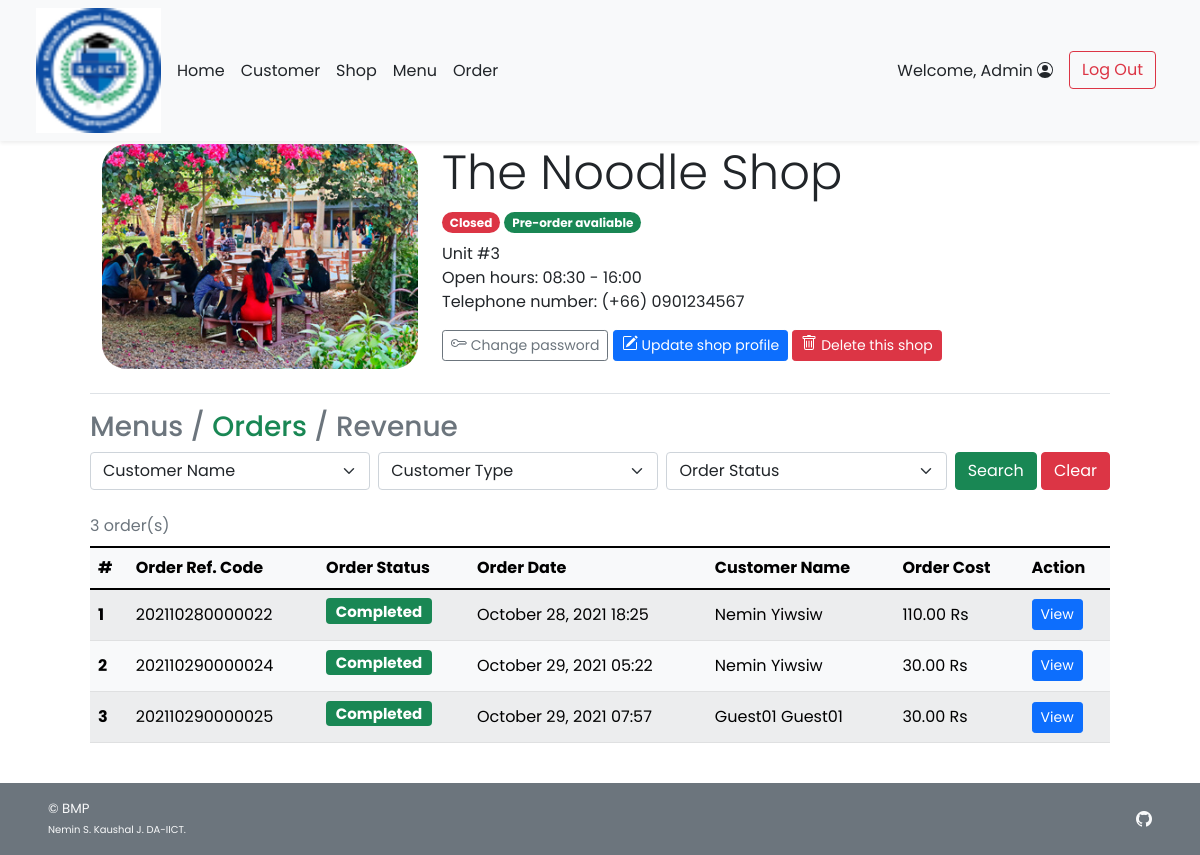
The page /admin/admin_shop_order.php?s_id=3 (signed in) on the database its author committed.
### tables this page shows
CREATE TABLE `shop` (
  `s_id` int(11) NOT NULL,
  `s_username` varchar(45) NOT NULL,
  `s_pwd` varchar(45) NOT NULL,
  `s_name` varchar(100) NOT NULL,
  `s_location` varchar(100) NOT NULL,
  `s_openhour` time NOT NULL,
  `s_closehour` time NOT NULL,
  `s_status` tinyint(4) NOT NULL DEFAULT 1 COMMENT 'Shop ready for taking an order or not (True for open, False for close)',
  `s_preorderStatus` tinyint(4) NOT NULL DEFAULT 1 COMMENT 'Shop is ready for tomorrow pre-order or not',
  `s_email` varchar(100) NOT NULL,
  `s_phoneno` varchar(45) NOT NULL,
  `s_pic` text DEFAULT NULL
);

CREATE TABLE `order_header` (
  `orh_id` int(11) NOT NULL,
  `orh_refcode` varchar(15) DEFAULT NULL,
  `c_id` int(11) NOT NULL,
  `s_id` int(11) NOT NULL,
  `p_id` int(11) NOT NULL,
  `orh_ordertime` timestamp NOT NULL DEFAULT current_timestamp(),
  `orh_pickuptime` datetime NOT NULL,
  `orh_orderstatus` varchar(10) NOT NULL,
  `orh_finishedtime` datetime DEFAULT NULL
);

CREATE TABLE `customer` (
  `c_id` int(11) NOT NULL,
  `c_username` varchar(45) NOT NULL,
  `c_pwd` varchar(45) NOT NULL,
  `c_firstname` varchar(45) NOT NULL,
  `c_lastname` varchar(45) NOT NULL,
  `c_email` varchar(100) NOT NULL,
  `c_gender` varchar(1) NOT NULL COMMENT 'M for Male, F for Female',
  `c_type` varchar(3) NOT NULL COMMENT 'Type of customer in this canteen (STD for student, INS for instructor, STF for staff, GUE for guest, ADM for admin, OTH for other)'
);

CREATE TABLE `payment` (
  `p_id` int(11) NOT NULL,
  `c_id` int(11) NOT NULL,
  `p_type` varchar(45) NOT NULL,
  `p_amount` decimal(7,2) NOT NULL,
  `p_detail` text DEFAULT NULL
);

### admin/admin_shop_order.php (the view, shortened to what this page needs)
<!DOCTYPE html>
<html lang="en">
<head>
    <?php
        include("../conn_db.php");
        include('../head.php');
    ?>
    <link href="../css/main.css" rel="stylesheet">
    <link href="../css/menu.css" rel="stylesheet">
</head>
<body class="d-flex flex-column h-100">
    <?php include('nav_header_admin.php')?>
    <?php
        $s_id = $_GET["s_id"];
        $query = "SELECT s_name,s_location,s_openhour,s_closehour,s_status,s_preorderstatus,s_phoneno,s_pic
        FROM shop WHERE s_id = {$s_id} LIMIT 0,1";
        $result = $mysqli -> query($query);
        $shop_row = $result -> fetch_array();
    ?>
    <div class="container px-5 py-4" id="shop-body">
        <a class="nav nav-item text-decoration-none text-muted mb-2" href="#" onclick="history.back();">
        </a>
        <div class="container row row-cols-6 row-cols-md-12 g-5 pt-4 mb-4" id="shop-header">
            <div class="rounded-25 col-6 col-md-4" id="shop-img" style="
                    background: url(
                        <?php
                            if(is_null($shop_row["s_pic"])){echo "'../img/default.png'";}
                            else{echo "'../img/{$shop_row['s_pic']}'";}
                        ?>
                    ) center; height: 225px;
                    background-size: cover; background-repeat: no-repeat;
                    background-position: center;">
            </div>
            <div class="col-6 col-md-8">
                <h1 class="display-5 strong"><?php echo $shop_row["s_name"];?></h1>
                <ul class="list-unstyled">
                    <li class="my-2">
                        <?php
                            $now = date('H:i:s');
                            if((($now < $shop_row["s_openhour"])||($now > $shop_row["s_closehour"]))||($shop_row["s_status"]==0)){
                        ?>
                        <span class="badge rounded-pill bg-danger">Closed</span>
                        <?php }else{ ?>
                        <span class="badge rounded-pill bg-success">Open</span>
                        <?php }
                            if($shop_row["s_preorderstatus"]==1){
                        ?>
                        <span class="badge rounded-pill bg-success">Pre-order avaliable</span>
                        <?php }else{ ?>
                        <span class="badge rounded-pill bg-danger">Pre-order Unavaliable</span>
                        <?php } ?>
                    </li>
                    <li class=""><?php echo $shop_row["s_location"];?></li>
                    <li class="">Open hours:
                        <?php
                            $open = explode(":",$shop_row["s_openhour"]);
                            $close = explode(":",$shop_row["s_closehour"]);
                            echo $open[0].":".$open[1]." - ".$close[0].":".$close[1];
                        ?>
                    </li>
                    <li class="">Telephone number: <?php echo "(+66) ".$shop_row["s_phoneno"];?></li>
                </ul>
                <a class="btn btn-sm btn-outline-secondary" href="admin_shop_pwd.php?s_id=<?php echo $s_id?>">
            Change password
        </a>
        <a class="btn btn-sm btn-primary mt-2 mt-md-0" href="admin_shop_edit.php?s_id=<?php echo $s_id?>">
            Update shop profile
        </a>
        <a class="btn btn-sm btn-danger mt-2 mt-md-0" href="admin_shop_delete.php?s_id=<?php echo $s_id?>">
            Delete this shop
        </a>
            </div>
        </div>
        <div class="container">
        <h3 class="border-top pt-3 my-2">
            <a class="text-decoration-none link-secondary" href="admin_shop_detail.php?s_id=<?php echo $s_id?>">Menus</a>
            <span class="text-secondary">/</span>
            <a class="nav-item text-decoration-none link-success" href="#">Orders</a></span>
            <span class="text-secondary">/</span>
            <a class="nav-item text-decoration-none link-secondary" href="admin_shop_revenue.php?s_id=<?php echo $s_id?>">Revenue</a></span>
        </h3>
            <form class="form-floating mb-3" method="GET" action="admin_shop_order.php">
                <div class="row g-2">
                    <div class="col">
                        <select class="form-select" id="c_id" name="c_id">
                            <option selected value="">Customer Name</option>
                            <?php
                                $option_query = "SELECT DISTINCT c.c_id, c.c_firstname,c.c_lastname
                                FROM order_header orh INNER JOIN customer c ON orh.c_id = c.c_id
                                WHERE orh.s_id = {$s_id};";
                                $option_result = $mysqli -> query($option_query);
                                $opt_row = $option_result -> num_rows;
                            ?>
                        </select>
                    </div>
                    <div class="col">
                        <select class="form-select" id="utype" name="ut">
                            <?php if(isset($_GET["search"])){?>
                            <option selected value="">Customer Type</option>
                            <option value="STD" <?php if($_GET["ut"]=="STD"){ echo "selected";}?>>Student</option>
                            <option value="INS" <?php if($_GET["ut"]=="INS"){ echo "selected";}?>>Professor</option>
                            <option value="TAS" <?php if($_GET["ut"]=="TAS"){ echo "selected";}?>>Teaching Assistant</option>
                            <option value="STF" <?php if($_GET["ut"]=="STF"){ echo "selected";}?>>Faculty Staff</option>
                            <option value="GUE" <?php if($_GET["ut"]=="GUE"){ echo "selected";}?>>Visitor</option>
                            <option value="ADM" <?php if($_GET["ut"]=="ADM"){ echo "selected";}?>>Admin</option>
                            <option value="OTH" <?php if($_GET["ut"]=="OTH"){ echo "selected";}?>>Other</option>
                            <?php }else{ ?>
                            <option selected value="">Customer Type</option>
                            <?php } ?>
                        </select>
                    </div>
                    <div class="col">
                        <select class="form-select" id="orderstatus" name="os">
                            <?php if(isset($_GET["search"])){?>
                            <option selected value="">Order Status</option>
                            <option value="ACPT" <?php if($_GET["os"]=="ACPT"){ echo "selected";}?>>Order Accepted</option>
                            <option value="PREP" <?php if($_GET["os"]=="PREP"){ echo "selected";}?>>Order Preparing</option>
                            <option value="RDPK" <?php if($_GET["os"]=="RDPK"){ echo "selected";}?>>Ready for Pick-Up</option>
                            <option value="FNSH" <?php if($_GET["os"]=="FNSH"){ echo "selected";}?>>Order Finished</option>
                            <?php }else{ ?>
                            <option selected value="">Order Status</option>
                            <?php } ?>
                        </select>
                    </div>
                    <div class="col-auto">
                        <button type="submit" name="search" value="1" class="btn btn-success"
                        <?php if($opt_row==0){echo "disabled";} ?>>Search</button>
                        <button type="reset" class="btn btn-danger"
                            onclick="javascript: window.location='admin_shop_order.php?f_id=<?php echo $f_id?>'">Clear</button>
                    </div>
                </div>
            </form>
        </div>
        <?php
            if(isset($_GET["search"])){
                if($_GET["c_id"]!=''){ $cid_clause = " AND orh.c_id = '{$_GET['c_id']}';"; }else{ $cid_clause = ";";}
                $query = "SELECT orh.orh_id,orh.orh_refcode,orh.orh_ordertime,c.c_firstname,c.c_lastname,orh.orh_orderstatus,p.p_amount
                FROM order_header orh INNER JOIN customer c ON orh.c_id = c.c_id INNER JOIN payment p ON p.p_id = orh.p_id
                WHERE orh.s_id = {$s_id} AND c.c_type LIKE '%{$_GET['ut']}%' AND orh_orderstatus LIKE '%{$_GET['os']}%'".$cid_clause;
            }else{
                $query = "SELECT orh.orh_id,orh.orh_refcode,orh.orh_ordertime,c.c_firstname,c.c_lastname,orh.orh_orderstatus,p.p_amount
                FROM order_header orh INNER JOIN customer c ON orh.c_id = c.c_id INNER JOIN payment p ON p.p_id = orh.p_id WHERE orh.s_id = {$s_id};";
            }
            $result = $mysqli -> query($query);
            $numrow = $result -> num_rows;
            if($numrow > 0){
        ?>
        <div class="container align-items-stretch">
            <div class="table-responsive">
            <table class="table rounded-5 table-light table-striped table-hover align-middle caption-top mb-3">
                <caption><?php echo $numrow;?> order(s) <?php if(isset($_GET["search"])){?><br /><a
                        Result</a><?php } ?></caption>
                <thead class="bg-light">
                    <tr>
                        <th scope="col">#</th>
                        <th scope="col">Order Ref. Code</th>
                        <th scope="col">Order Status</th>
                        <th scope="col">Order Date</th>
                        <th scope="col">Customer Name</th>
                        <th scope="col">Order Cost</th>
                        <th scope="col">Action</th>
                    </tr>
                </thead>
                <tbody>
                    <?php $i=1; while($row = $result -> fetch_array()){ ?>
                    <tr>
                        <th><?php echo $i++;?></th>
                        <td><?php echo $row["orh_refcode"];?></td>
                        <td>
                            <?php if($row["orh_orderstatus"]=="ACPT"){ ?>
                                <h5><span class="fw-bold badge bg-info text-dark">Accepted</span></h5>
                            <?php }else if($row["orh_orderstatus"]=="PREP"){ ?>
                                <h5><span class="fw-bold badge bg-warning text-dark">Preparing</span></h5>
                            <?php }else if($row["orh_orderstatus"]=="RDPK"){ ?>
                                <h5><span class="fw-bold badge bg-primary text-white">Ready to pick up</span></h5>
                            <?php }else if($row["orh_orderstatus"]=="FNSH"){?>
                                <h5><span class="fw-bold badge bg-success text-white">Completed</span></h5>
                            <?php } ?>
                        </td>
                        <td><?php
                        $order_time = (new Datetime($row["orh_ordertime"])) -> format("F j, Y H:i");
                        echo $order_time;
                        ?></td>
                        <td><?php echo $row["c_firstname"]." ".$row["c_lastname"];?></td>
                        <td><?php echo $row["p_amount"]." Rs";?></td>
                        <td><a href="admin_order_detail.php?orh_id=<?php echo $row["orh_id"]?>" class="btn btn-sm btn-primary">View</a></td>
                    </tr>
                    <?php } ?>
                </tbody>
            </table>
        </div>
        </div>
        <?php } ?>
    </div>
    <footer
        class="footer d-flex flex-wrap justify-content-between align-items-center px-5 py-3 mt-auto bg-secondary text-light">
        <span class="smaller-font">&copy; BMP<br /><span class="xsmall-font">Nemin S. Kaushal J.
                DA-IICT.</span></span>
        <ul class="nav justify-content-end list-unstyled d-flex">
            <li class="ms-3"><a class="text-light" target="_blank" href="https://github.com/Kaushal199/CMS_BMP/"><i
                        class="bi bi-github"></i></a></li>
        </ul>
    </footer>
</body>
</html>

### css/main.css (style rules this page uses)
html { height: 100%; }
body { height: 100%; padding-top: 4rem; margin-bottom: -50px; font-family: 'Poppins', 'Noto Sans Thai', sans-serif; }
a { cursor: pointer; }
.bi { vertical-align: -.125em; fill: currentColor; }
.text-white { color: white; }
.smaller-font { font-size: smaller; }
.xsmall-font { font-size: x-small; }
.rounded-25 { border-radius: 25px; }

### css/menu.css (style rules this page uses)
html, body { height: 100%; }

### rows shown on the page
shop: s_pic (picture), s_name "The Noodle Shop", s_location "Unit #3", s_openhour "08", s_openhour "30", s_closehour "16", s_closehour "00", s_phoneno "0901234567"
order_header: orh_refcode "202110280000022", orh_orderstatus "Completed", orh_ordertime "October 28, 2021 18:25", c.c_firstname "Nemin", c.c_lastname "Yiwsiw", p.p_amount "110.00"
order_header: orh_refcode "202110290000024", orh_orderstatus "Completed", orh_ordertime "October 29, 2021 05:22", c.c_firstname "Nemin", c.c_lastname "Yiwsiw", p.p_amount "30.00"
order_header: orh_refcode "202110290000025", orh_orderstatus "Completed", orh_ordertime "October 29, 2021 07:57", c.c_firstname "Guest01", c.c_lastname "Guest01", p.p_amount "30.00"

### other values the page prints
$_SESSION['firstname'] "Admin"
$numrow "3"
